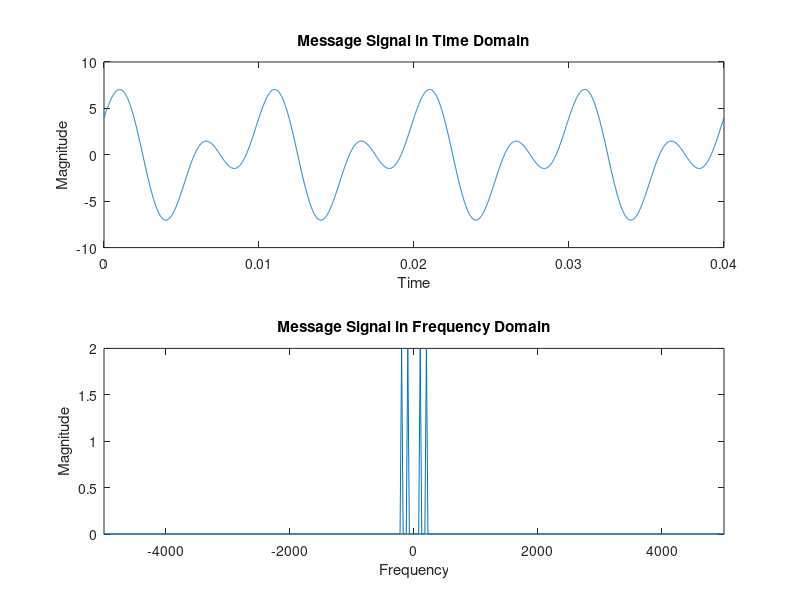
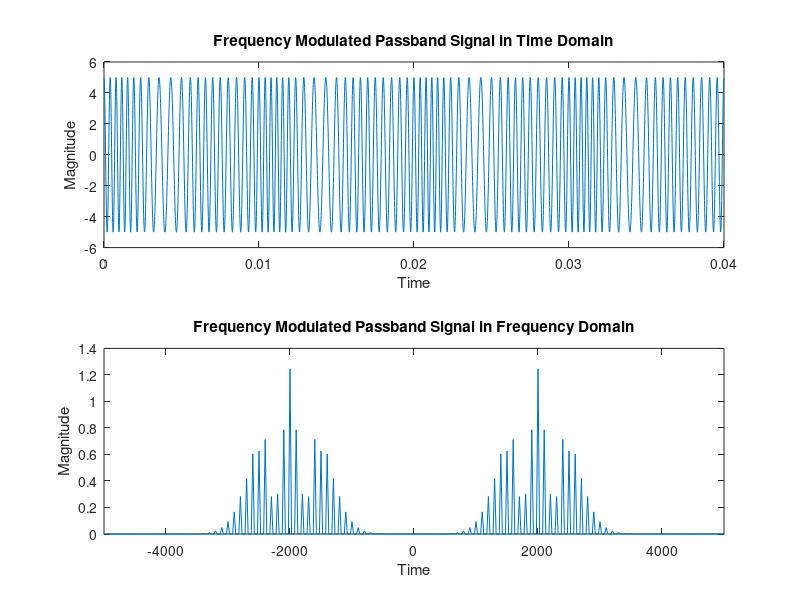
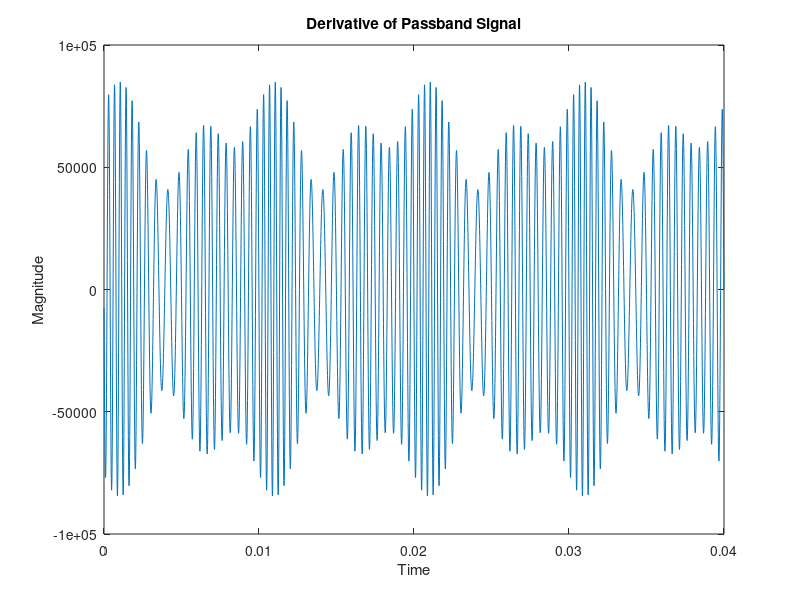
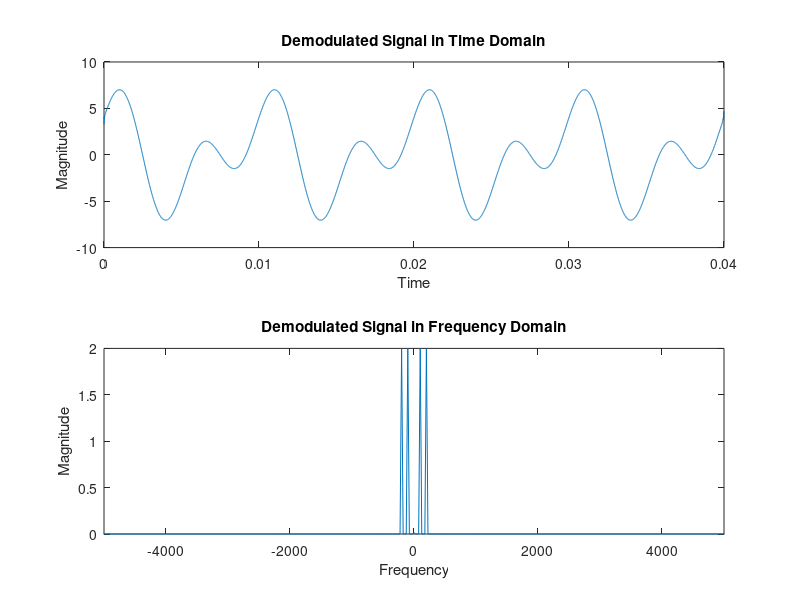

Here is the MATLAB script that generated these plots, in order:
%% GENERATING AN ANALOG MESSAGE SIGNAL
% This is the experiment number 2 of Communications Lab course.

% Define the amplitude and frequency for message signal
Am = 4;
Fm = 100;

% Define a sampling frequency
Fs = 100000;

% Define number of cycles and time vector
ncycles = 4;
t = 0: 1/Fs : (ncycles/Fm - 1/Fs);

% Generating a message signal (uncomment the message to be used)
msg_signal = Am*(cos(2*pi*Fm*t) + sin(2*pi*2*Fm*t)); % sinusoid with 2 frequecncies
% msg_signal = Am*cos(2*pi*Fm*t) % sinusoid with 1 frequency

% Getting the length of message signal
msg_length = numel(msg_signal);

% Getting the Fourier transform of the message signal
msg_signal_freq = fftshift(fft(msg_signal))/msg_length;

% Define frequency vector
f = -Fs/2 : Fs/msg_length : (Fs/2 - Fs/msg_length);

figure(1);
subplot(211);
plot(t, msg_signal);
title('Message Signal in Time Domain');
xlabel('Time');
ylabel('Magnitude');

subplot(212);
plot(f, abs(msg_signal_freq));
title('Message Signal in Frequency Domain');
xlabel('Frequency');
ylabel('Magnitude');
xlim([-5000 5000]);

%% FREQUENCY MODULATION

% Generating the modulated phase shift for the passband signal
theta = zeros(1, msg_length);

% Define a constant
kf = 100;

% Define the magnitude and frequency of carrier wave for passband signal
Ac = 5;
Fc = 2000;

for i = 1:msg_length
    % Numerically integrating the msg_signal, that is, summation
    theta(i) = 2*pi*kf*sum(msg_signal(1:i))/(Fs);
end

% Generating the passband signal
passband_signal = Ac*cos(2*pi*Fc*t + theta);

% Getting the Fourier Transform of the passband signal
passband_signal_freq = fftshift(fft(passband_signal))/numel(passband_signal);

figure(2);
subplot(211);
plot(t, passband_signal);
title('Frequency Modulated Passband Signal in Time Domain');
xlabel('Time');
ylabel('Magnitude');

subplot(212);
plot(f, abs(passband_signal_freq));
title('Frequency Modulated Passband Signal in Frequency Domain');
xlabel('Time');
ylabel('Magnitude');
xlim([-5000 5000]);

%% FREQUENCY DEMODULATION

% Differentiating the passband signal
derivative = diff(passband_signal)*Fs;

% Appending a zero to remove length mismatch
derivative = [derivative 0];

figure(3);
plot(t, derivative);
title('Derivative of Passband Signal');
xlabel('Time');
ylabel('Magnitude');

% Detecting the upper envelope using Hilbert transform
envelope = abs(hilbert(derivative));

% Removing scaling factors and DC value
demod_signal = (envelope/(2*pi) - Ac*Fc)/(kf*Ac);

% Getting the Fourier transform of demodulated signal
demod_signal_freq = fftshift(fft(demod_signal))/numel(demod_signal);

figure(4);
subplot(211);
plot(t, demod_signal);
title('Demodulated Signal in Time Domain');
xlabel('Time');
ylabel('Magnitude');

subplot(212);
plot(f, abs(demod_signal_freq));
title('Demodulated Signal in Frequency Domain');
xlabel('Frequency');
ylabel('Magnitude');
xlim([-5000 5000]);